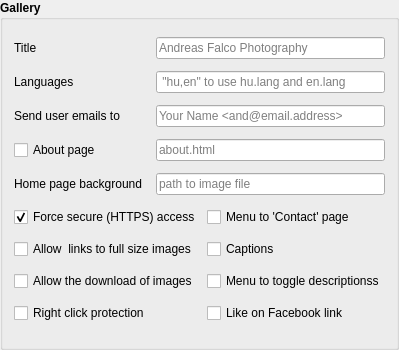
           <widget class="QGroupBox" name="gbGallery">
            <property name="sizePolicy">
             <sizepolicy hsizetype="Expanding" vsizetype="Preferred">
              <horstretch>0</horstretch>
              <verstretch>0</verstretch>
             </sizepolicy>
            </property>
            <property name="minimumSize">
             <size>
              <width>0</width>
              <height>350</height>
             </size>
            </property>
            <property name="font">
             <font>
              <family>Arial</family>
              <weight>75</weight>
              <bold>true</bold>
             </font>
            </property>
            <property name="title">
             <string>Gallery</string>
            </property>
            <layout class="QGridLayout" name="gbGalleryLayout">
             <item row="11" column="3">
              <widget class="QCheckBox" name="chkMenuToDescriptions">
               <property name="font">
                <font>
                 <family>Arial</family>
                 <weight>50</weight>
                 <bold>false</bold>
                </font>
               </property>
               <property name="text">
                <string>Menu to toggle descriptionss</string>
               </property>
              </widget>
             </item>
             <item row="3" column="2" colspan="2">
              <widget class="QLineEdit" name="edtAbout">
               <property name="font">
                <font>
                 <family>Arial</family>
                 <weight>50</weight>
                 <bold>false</bold>
                </font>
               </property>
               <property name="toolTip">
                <string>&lt;html&gt;&lt;head/&gt;&lt;body&gt;&lt;p&gt;Name of the &lt;span style=&quot; font-weight:600;&quot;&gt;About&lt;/span&gt; page. As many about pages are generated into the root, directory of the gallery as there are languages. For more than one language they will be named as &amp;lt;base name&amp;gt;_&amp;lt;language abbrev&amp;gt;.&amp;lt;extension&amp;gt;.&lt;/p&gt;&lt;p&gt;About menu is only generated when the checkbox is checked.&lt;/p&gt;&lt;p&gt;Example: default name 'about' then with two languages: English (en) and Hungarian (hu).File names will be &lt;span style=&quot; font-style:italic;&quot;&gt;abut_en.html&lt;/span&gt; and &lt;span style=&quot; font-style:italic;&quot;&gt;about_hu.html.&lt;/span&gt;&lt;/p&gt;&lt;/body&gt;&lt;/html&gt;</string>
               </property>
               <property name="placeholderText">
                <string>about.html</string>
               </property>
              </widget>
             </item>
             <item row="6" column="1">
              <widget class="QLabel" name="label_50">
               <property name="font">
                <font>
                 <family>Arial</family>
                 <weight>50</weight>
                 <bold>false</bold>
                </font>
               </property>
               <property name="text">
                <string>Home page background</string>
               </property>
              </widget>
             </item>
             <item row="12" column="1">
              <widget class="QCheckBox" name="chkRightClickProtected">
               <property name="font">
                <font>
                 <family>Arial</family>
                 <weight>50</weight>
                 <bold>false</bold>
                </font>
               </property>
               <property name="text">
                <string>Right click protection</string>
               </property>
              </widget>
             </item>
             <item row="0" column="2" colspan="2">
              <widget class="QLineEdit" name="edtGalleryTitle">
               <property name="font">
                <font>
                 <family>Arial</family>
                 <weight>50</weight>
                 <bold>false</bold>
                </font>
               </property>
               <property name="toolTip">
                <string>Text for the link to the server</string>
               </property>
               <property name="placeholderText">
                <string>Andreas Falco Photography</string>
               </property>
              </widget>
             </item>
             <item row="0" column="1">
              <widget class="QLabel" name="label_47">
               <property name="font">
                <font>
                 <family>Arial</family>
                 <weight>50</weight>
                 <bold>false</bold>
                </font>
               </property>
               <property name="text">
                <string>Title</string>
               </property>
              </widget>
             </item>
             <item row="6" column="2" colspan="2">
              <widget class="QLineEdit" name="edtBackImage">
               <property name="font">
                <font>
                 <family>Arial</family>
                 <weight>50</weight>
                 <bold>false</bold>
                </font>
               </property>
               <property name="toolTip">
                <string>&lt;html&gt;&lt;head/&gt;&lt;body&gt;&lt;p&gt;Path name of  an image file, which will be set as the background image for the auto generated home page&lt;/p&gt;&lt;/body&gt;&lt;/html&gt;</string>
               </property>
               <property name="placeholderText">
                <string>path to image file</string>
               </property>
              </widget>
             </item>
             <item row="9" column="1" colspan="2">
              <widget class="QCheckBox" name="chkForceSSL">
               <property name="enabled">
                <bool>true</bool>
               </property>
               <property name="font">
                <font>
                 <family>Arial</family>
                 <weight>50</weight>
                 <bold>false</bold>
                </font>
               </property>
               <property name="text">
                <string>Force secure (HTTPS) access</string>
               </property>
               <property name="checked">
                <bool>true</bool>
               </property>
              </widget>
             </item>
             <item row="2" column="2" colspan="2">
              <widget class="QLineEdit" name="edtEmailTo">
               <property name="font">
                <font>
                 <family>Arial</family>
                 <weight>50</weight>
                 <bold>false</bold>
                </font>
               </property>
               <property name="placeholderText">
                <string>Your Name &lt;and@email.address&gt;</string>
               </property>
              </widget>
             </item>
             <item row="10" column="1" colspan="2">
              <widget class="QCheckBox" name="chkAllowLinkToImages">
               <property name="font">
                <font>
                 <family>Arial</family>
                 <weight>50</weight>
                 <bold>false</bold>
                </font>
               </property>
               <property name="text">
                <string>Allow  links to full size images</string>
               </property>
              </widget>
             </item>
             <item row="2" column="1">
              <widget class="QLabel" name="label_42">
               <property name="font">
                <font>
                 <family>Arial</family>
                 <weight>50</weight>
                 <bold>false</bold>
                </font>
               </property>
               <property name="text">
                <string>Send user emails to</string>
               </property>
               <property name="buddy">
                <cstring>edtEmailTo</cstring>
               </property>
              </widget>
             </item>
             <item row="9" column="3">
              <widget class="QCheckBox" name="chkMenuToContact">
               <property name="font">
                <font>
                 <family>Arial</family>
                 <weight>50</weight>
                 <bold>false</bold>
                </font>
               </property>
               <property name="text">
                <string>Menu to 'Contact' page</string>
               </property>
              </widget>
             </item>
             <item row="11" column="1" colspan="2">
              <widget class="QCheckBox" name="chkCanDownload">
               <property name="font">
                <font>
                 <family>Arial</family>
                 <weight>50</weight>
                 <bold>false</bold>
                </font>
               </property>
               <property name="text">
                <string>Allow the download of images</string>
               </property>
              </widget>
             </item>
             <item row="10" column="3">
              <widget class="QCheckBox" name="chkMenuToToggleCaptions">
               <property name="font">
                <font>
                 <family>Arial</family>
                 <weight>50</weight>
                 <bold>false</bold>
                </font>
               </property>
               <property name="text">
                <string>Captions</string>
               </property>
              </widget>
             </item>
             <item row="12" column="3">
              <widget class="QCheckBox" name="chkFacebook">
               <property name="font">
                <font>
                 <family>Arial</family>
                 <weight>50</weight>
                 <bold>false</bold>
                </font>
               </property>
               <property name="text">
                <string>Like on Facebook link</string>
               </property>
              </widget>
             </item>
             <item row="3" column="1">
              <widget class="QCheckBox" name="chkMenuToAbout">
               <property name="font">
                <font>
                 <family>Arial</family>
                 <weight>50</weight>
                 <bold>false</bold>
                </font>
               </property>
               <property name="text">
                <string>About page</string>
               </property>
              </widget>
             </item>
             <item row="1" column="1">
              <widget class="QLabel" name="label_62">
               <property name="font">
                <font>
                 <family>Arial</family>
                 <weight>50</weight>
                 <bold>false</bold>
                </font>
               </property>
               <property name="text">
                <string>Languages</string>
               </property>
              </widget>
             </item>
             <item row="1" column="2" colspan="2">
              <widget class="QLineEdit" name="edtGalleryLanguages">
               <property name="font">
                <font>
                 <family>Arial</family>
                 <weight>50</weight>
                 <bold>false</bold>
                </font>
               </property>
               <property name="toolTip">
                <string>&lt;html&gt;&lt;head/&gt;&lt;body&gt;&lt;p&gt;Series of 2 lower case letter language abbreviations separated by comma (,)&lt;/p&gt;&lt;p&gt;Texts for languages must either be in the .struct file or &lt;br/&gt;in files  in the program directory or in the&lt;br/&gt;actual gallery source directory. Files must be named as&lt;/p&gt;&lt;p&gt;&lt;span style=&quot; font-style:italic;&quot;&gt;&amp;lt;2 letter abbreviation&amp;gt;.text, &lt;/span&gt;&lt;/p&gt;&lt;p&gt;Example:&lt;span style=&quot; font-style:italic;&quot;&gt; en.text.&lt;/span&gt;&lt;/p&gt;&lt;p&gt;If left empty it uses all language texts it finds.&lt;/p&gt;&lt;/body&gt;&lt;/html&gt;</string>
               </property>
               <property name="placeholderText">
                <string> &quot;hu,en&quot; to use hu.lang and en.lang</string>
               </property>
              </widget>
             </item>
            </layout>
           </widget>
